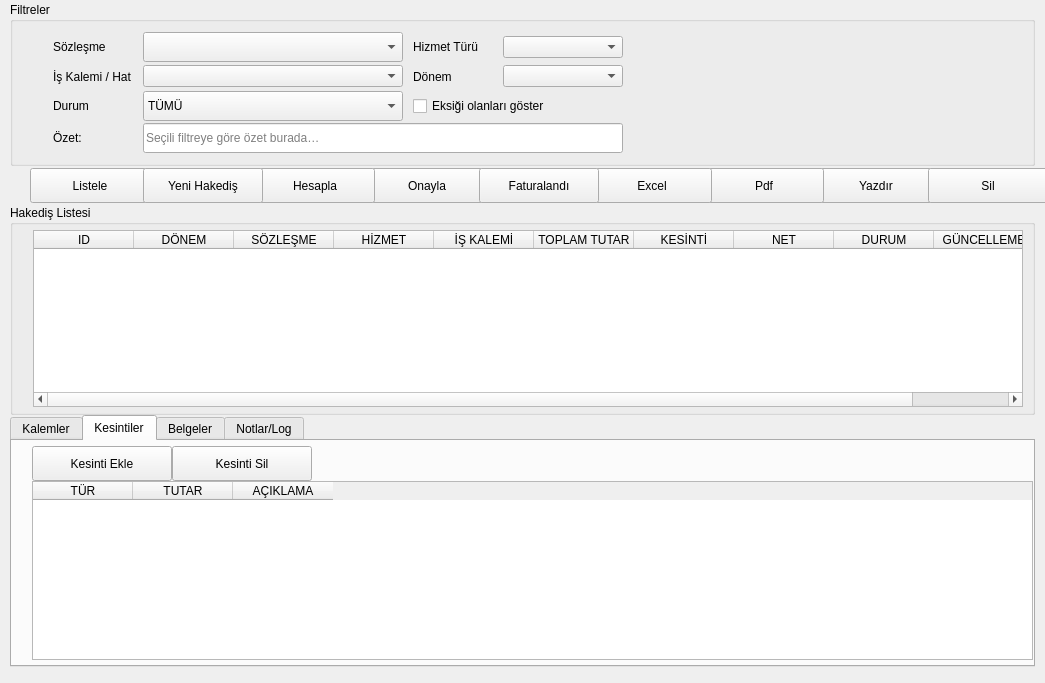
<?xml version="1.0" encoding="UTF-8"?>
<ui version="4.0">
 <class>main_form</class>
 <widget class="QWidget" name="main_form">
  <property name="geometry">
   <rect>
    <x>0</x>
    <y>0</y>
    <width>1045</width>
    <height>683</height>
   </rect>
  </property>
  <property name="minimumSize">
   <size>
    <width>260</width>
    <height>0</height>
   </size>
  </property>
  <property name="windowTitle">
   <string>Form</string>
  </property>
  <layout class="QGridLayout" name="gridLayout_13">
   <property name="leftMargin">
    <number>0</number>
   </property>
   <property name="topMargin">
    <number>2</number>
   </property>
   <property name="rightMargin">
    <number>0</number>
   </property>
   <property name="bottomMargin">
    <number>2</number>
   </property>
   <property name="spacing">
    <number>0</number>
   </property>
   <item row="1" column="0">
    <widget class="QFrame" name="middle_n_frame">
     <property name="frameShape">
      <enum>QFrame::Shape::NoFrame</enum>
     </property>
     <property name="frameShadow">
      <enum>QFrame::Shadow::Raised</enum>
     </property>
     <layout class="QGridLayout" name="gridLayout_2">
      <property name="leftMargin">
       <number>10</number>
      </property>
      <property name="topMargin">
       <number>0</number>
      </property>
      <property name="rightMargin">
       <number>10</number>
      </property>
      <property name="bottomMargin">
       <number>0</number>
      </property>
      <property name="spacing">
       <number>0</number>
      </property>
      <item row="0" column="0">
       <layout class="QGridLayout" name="gridLayout">
        <property name="leftMargin">
         <number>20</number>
        </property>
        <property name="topMargin">
         <number>2</number>
        </property>
        <property name="bottomMargin">
         <number>2</number>
        </property>
        <property name="horizontalSpacing">
         <number>5</number>
        </property>
        <property name="verticalSpacing">
         <number>0</number>
        </property>
        <item row="0" column="3">
         <widget class="QPushButton" name="btn_approve">
          <property name="sizePolicy">
           <sizepolicy hsizetype="Fixed" vsizetype="Fixed">
            <horstretch>0</horstretch>
            <verstretch>0</verstretch>
           </sizepolicy>
          </property>
          <property name="minimumSize">
           <size>
            <width>120</width>
            <height>35</height>
           </size>
          </property>
          <property name="maximumSize">
           <size>
            <width>120</width>
            <height>35</height>
           </size>
          </property>
          <property name="text">
           <string>Onayla</string>
          </property>
         </widget>
        </item>
        <item row="0" column="2">
         <widget class="QPushButton" name="btn_calc">
          <property name="sizePolicy">
           <sizepolicy hsizetype="Fixed" vsizetype="Fixed">
            <horstretch>0</horstretch>
            <verstretch>0</verstretch>
           </sizepolicy>
          </property>
          <property name="minimumSize">
           <size>
            <width>120</width>
            <height>35</height>
           </size>
          </property>
          <property name="maximumSize">
           <size>
            <width>120</width>
            <height>35</height>
           </size>
          </property>
          <property name="text">
           <string>Hesapla</string>
          </property>
         </widget>
        </item>
        <item row="0" column="7">
         <widget class="QPushButton" name="btn_print">
          <property name="sizePolicy">
           <sizepolicy hsizetype="Fixed" vsizetype="Fixed">
            <horstretch>0</horstretch>
            <verstretch>0</verstretch>
           </sizepolicy>
          </property>
          <property name="minimumSize">
           <size>
            <width>120</width>
            <height>35</height>
           </size>
          </property>
          <property name="maximumSize">
           <size>
            <width>120</width>
            <height>35</height>
           </size>
          </property>
          <property name="text">
           <string>Yazdır</string>
          </property>
         </widget>
        </item>
        <item row="0" column="8">
         <widget class="QPushButton" name="btn_delete">
          <property name="sizePolicy">
           <sizepolicy hsizetype="Fixed" vsizetype="Fixed">
            <horstretch>0</horstretch>
            <verstretch>0</verstretch>
           </sizepolicy>
          </property>
          <property name="minimumSize">
           <size>
            <width>120</width>
            <height>35</height>
           </size>
          </property>
          <property name="maximumSize">
           <size>
            <width>120</width>
            <height>35</height>
           </size>
          </property>
          <property name="text">
           <string>Sil</string>
          </property>
         </widget>
        </item>
        <item row="0" column="0">
         <widget class="QPushButton" name="btn_refresh">
          <property name="sizePolicy">
           <sizepolicy hsizetype="Fixed" vsizetype="Fixed">
            <horstretch>0</horstretch>
            <verstretch>0</verstretch>
           </sizepolicy>
          </property>
          <property name="minimumSize">
           <size>
            <width>120</width>
            <height>35</height>
           </size>
          </property>
          <property name="maximumSize">
           <size>
            <width>120</width>
            <height>35</height>
           </size>
          </property>
          <property name="text">
           <string>Listele</string>
          </property>
         </widget>
        </item>
        <item row="0" column="6">
         <widget class="QPushButton" name="btn_export_pdf">
          <property name="sizePolicy">
           <sizepolicy hsizetype="Fixed" vsizetype="Fixed">
            <horstretch>0</horstretch>
            <verstretch>0</verstretch>
           </sizepolicy>
          </property>
          <property name="minimumSize">
           <size>
            <width>120</width>
            <height>35</height>
           </size>
          </property>
          <property name="maximumSize">
           <size>
            <width>120</width>
            <height>35</height>
           </size>
          </property>
          <property name="text">
           <string>Pdf</string>
          </property>
         </widget>
        </item>
        <item row="0" column="1">
         <widget class="QPushButton" name="btn_new">
          <property name="sizePolicy">
           <sizepolicy hsizetype="Fixed" vsizetype="Fixed">
            <horstretch>0</horstretch>
            <verstretch>0</verstretch>
           </sizepolicy>
          </property>
          <property name="minimumSize">
           <size>
            <width>120</width>
            <height>35</height>
           </size>
          </property>
          <property name="maximumSize">
           <size>
            <width>120</width>
            <height>35</height>
           </size>
          </property>
          <property name="text">
           <string>Yeni Hakediş</string>
          </property>
         </widget>
        </item>
        <item row="0" column="5">
         <widget class="QPushButton" name="btn_export_excel">
          <property name="sizePolicy">
           <sizepolicy hsizetype="Fixed" vsizetype="Fixed">
            <horstretch>0</horstretch>
            <verstretch>0</verstretch>
           </sizepolicy>
          </property>
          <property name="minimumSize">
           <size>
            <width>120</width>
            <height>35</height>
           </size>
          </property>
          <property name="maximumSize">
           <size>
            <width>120</width>
            <height>35</height>
           </size>
          </property>
          <property name="text">
           <string>Excel</string>
          </property>
         </widget>
        </item>
        <item row="0" column="4">
         <widget class="QPushButton" name="btn_invoice">
          <property name="sizePolicy">
           <sizepolicy hsizetype="Fixed" vsizetype="Fixed">
            <horstretch>0</horstretch>
            <verstretch>0</verstretch>
           </sizepolicy>
          </property>
          <property name="minimumSize">
           <size>
            <width>120</width>
            <height>35</height>
           </size>
          </property>
          <property name="maximumSize">
           <size>
            <width>120</width>
            <height>35</height>
           </size>
          </property>
          <property name="text">
           <string>Faturalandı</string>
          </property>
         </widget>
        </item>
        <item row="0" column="9">
         <spacer name="horizontalSpacer_2">
          <property name="orientation">
           <enum>Qt::Orientation::Horizontal</enum>
          </property>
          <property name="sizeHint" stdset="0">
           <size>
            <width>40</width>
            <height>20</height>
           </size>
          </property>
         </spacer>
        </item>
       </layout>
      </item>
     </layout>
    </widget>
   </item>
   <item row="0" column="0">
    <widget class="QFrame" name="top_frame">
     <property name="frameShape">
      <enum>QFrame::Shape::NoFrame</enum>
     </property>
     <property name="frameShadow">
      <enum>QFrame::Shadow::Raised</enum>
     </property>
     <layout class="QGridLayout" name="gridLayout_5">
      <property name="leftMargin">
       <number>10</number>
      </property>
      <property name="topMargin">
       <number>0</number>
      </property>
      <property name="rightMargin">
       <number>10</number>
      </property>
      <property name="bottomMargin">
       <number>0</number>
      </property>
      <property name="spacing">
       <number>0</number>
      </property>
      <item row="0" column="0">
       <widget class="QGroupBox" name="grp_filters">
        <property name="title">
         <string>Filtreler</string>
        </property>
        <layout class="QGridLayout" name="gridLayout_4">
         <property name="leftMargin">
          <number>20</number>
         </property>
         <property name="topMargin">
          <number>10</number>
         </property>
         <property name="rightMargin">
          <number>0</number>
         </property>
         <property name="bottomMargin">
          <number>10</number>
         </property>
         <property name="spacing">
          <number>0</number>
         </property>
         <item row="0" column="0">
          <layout class="QGridLayout" name="gridLayout_3">
           <property name="leftMargin">
            <number>20</number>
           </property>
           <property name="horizontalSpacing">
            <number>10</number>
           </property>
           <property name="verticalSpacing">
            <number>2</number>
           </property>
           <item row="0" column="3">
            <widget class="QComboBox" name="cmb_service_type">
             <property name="sizePolicy">
              <sizepolicy hsizetype="Fixed" vsizetype="Fixed">
               <horstretch>0</horstretch>
               <verstretch>0</verstretch>
              </sizepolicy>
             </property>
             <property name="minimumSize">
              <size>
               <width>120</width>
               <height>0</height>
              </size>
             </property>
            </widget>
           </item>
           <item row="3" column="0" alignment="Qt::AlignmentFlag::AlignLeft">
            <widget class="QLabel" name="lbl_summary">
             <property name="minimumSize">
              <size>
               <width>80</width>
               <height>25</height>
              </size>
             </property>
             <property name="maximumSize">
              <size>
               <width>80</width>
               <height>25</height>
              </size>
             </property>
             <property name="text">
              <string>Özet:</string>
             </property>
            </widget>
           </item>
           <item row="1" column="1">
            <widget class="QComboBox" name="cmb_route">
             <property name="sizePolicy">
              <sizepolicy hsizetype="Expanding" vsizetype="Fixed">
               <horstretch>0</horstretch>
               <verstretch>0</verstretch>
              </sizepolicy>
             </property>
             <property name="minimumSize">
              <size>
               <width>260</width>
               <height>0</height>
              </size>
             </property>
             <property name="maximumSize">
              <size>
               <width>260</width>
               <height>16777215</height>
              </size>
             </property>
            </widget>
           </item>
           <item row="2" column="1">
            <widget class="QComboBox" name="cmb_status">
             <property name="sizePolicy">
              <sizepolicy hsizetype="Expanding" vsizetype="Fixed">
               <horstretch>0</horstretch>
               <verstretch>0</verstretch>
              </sizepolicy>
             </property>
             <property name="minimumSize">
              <size>
               <width>260</width>
               <height>30</height>
              </size>
             </property>
             <property name="maximumSize">
              <size>
               <width>260</width>
               <height>30</height>
              </size>
             </property>
             <item>
              <property name="text">
               <string>TÜMÜ</string>
              </property>
             </item>
             <item>
              <property name="text">
               <string>TASLAK</string>
              </property>
             </item>
             <item>
              <property name="text">
               <string>ONAY BEKLİYOR</string>
              </property>
             </item>
             <item>
              <property name="text">
               <string>ONAYLANDI</string>
              </property>
             </item>
             <item>
              <property name="text">
               <string>FATURALANDI</string>
              </property>
             </item>
            </widget>
           </item>
           <item row="0" column="0">
            <widget class="QLabel" name="lbl_contract">
             <property name="minimumSize">
              <size>
               <width>80</width>
               <height>25</height>
              </size>
             </property>
             <property name="maximumSize">
              <size>
               <width>80</width>
               <height>25</height>
              </size>
             </property>
             <property name="text">
              <string>Sözleşme</string>
             </property>
            </widget>
           </item>
           <item row="1" column="2">
            <widget class="QLabel" name="lbl_period">
             <property name="minimumSize">
              <size>
               <width>80</width>
               <height>25</height>
              </size>
             </property>
             <property name="maximumSize">
              <size>
               <width>80</width>
               <height>25</height>
              </size>
             </property>
             <property name="text">
              <string>Dönem</string>
             </property>
            </widget>
           </item>
           <item row="1" column="3">
            <widget class="QComboBox" name="cmb_period">
             <property name="sizePolicy">
              <sizepolicy hsizetype="Fixed" vsizetype="Fixed">
               <horstretch>0</horstretch>
               <verstretch>0</verstretch>
              </sizepolicy>
             </property>
             <property name="minimumSize">
              <size>
               <width>120</width>
               <height>0</height>
              </size>
             </property>
            </widget>
           </item>
           <item row="0" column="1">
            <widget class="QComboBox" name="cmb_contract">
             <property name="sizePolicy">
              <sizepolicy hsizetype="Expanding" vsizetype="Fixed">
               <horstretch>0</horstretch>
               <verstretch>0</verstretch>
              </sizepolicy>
             </property>
             <property name="minimumSize">
              <size>
               <width>260</width>
               <height>30</height>
              </size>
             </property>
             <property name="maximumSize">
              <size>
               <width>260</width>
               <height>30</height>
              </size>
             </property>
            </widget>
           </item>
           <item row="2" column="0">
            <widget class="QLabel" name="lbl_status">
             <property name="minimumSize">
              <size>
               <width>80</width>
               <height>25</height>
              </size>
             </property>
             <property name="maximumSize">
              <size>
               <width>80</width>
               <height>25</height>
              </size>
             </property>
             <property name="text">
              <string>Durum</string>
             </property>
            </widget>
           </item>
           <item row="2" column="2" colspan="2">
            <widget class="QCheckBox" name="chk_only_missing_docs">
             <property name="minimumSize">
              <size>
               <width>0</width>
               <height>30</height>
              </size>
             </property>
             <property name="maximumSize">
              <size>
               <width>16777215</width>
               <height>30</height>
              </size>
             </property>
             <property name="text">
              <string>Eksiği olanları göster</string>
             </property>
            </widget>
           </item>
           <item row="1" column="0">
            <widget class="QLabel" name="lbl_route">
             <property name="minimumSize">
              <size>
               <width>80</width>
               <height>25</height>
              </size>
             </property>
             <property name="maximumSize">
              <size>
               <width>80</width>
               <height>25</height>
              </size>
             </property>
             <property name="text">
              <string>İş Kalemi / Hat</string>
             </property>
            </widget>
           </item>
           <item row="3" column="1" colspan="3">
            <widget class="QLineEdit" name="txt_summary">
             <property name="sizePolicy">
              <sizepolicy hsizetype="Preferred" vsizetype="Fixed">
               <horstretch>0</horstretch>
               <verstretch>0</verstretch>
              </sizepolicy>
             </property>
             <property name="minimumSize">
              <size>
               <width>0</width>
               <height>30</height>
              </size>
             </property>
             <property name="maximumSize">
              <size>
               <width>16777215</width>
               <height>30</height>
              </size>
             </property>
             <property name="readOnly">
              <bool>true</bool>
             </property>
             <property name="placeholderText">
              <string>Seçili filtreye göre özet burada…</string>
             </property>
            </widget>
           </item>
           <item row="0" column="2">
            <widget class="QLabel" name="lbl_service_type">
             <property name="minimumSize">
              <size>
               <width>80</width>
               <height>25</height>
              </size>
             </property>
             <property name="maximumSize">
              <size>
               <width>80</width>
               <height>25</height>
              </size>
             </property>
             <property name="text">
              <string>Hizmet Türü</string>
             </property>
            </widget>
           </item>
           <item row="1" column="4">
            <spacer name="horizontalSpacer">
             <property name="orientation">
              <enum>Qt::Orientation::Horizontal</enum>
             </property>
             <property name="sizeHint" stdset="0">
              <size>
               <width>40</width>
               <height>20</height>
              </size>
             </property>
            </spacer>
           </item>
          </layout>
         </item>
        </layout>
       </widget>
      </item>
     </layout>
    </widget>
   </item>
   <item row="3" column="0">
    <widget class="QFrame" name="bottom_frame">
     <property name="frameShape">
      <enum>QFrame::Shape::NoFrame</enum>
     </property>
     <property name="frameShadow">
      <enum>QFrame::Shadow::Raised</enum>
     </property>
     <layout class="QGridLayout" name="gridLayout_12">
      <property name="leftMargin">
       <number>10</number>
      </property>
      <property name="topMargin">
       <number>0</number>
      </property>
      <property name="rightMargin">
       <number>10</number>
      </property>
      <property name="bottomMargin">
       <number>0</number>
      </property>
      <property name="spacing">
       <number>0</number>
      </property>
      <item row="0" column="0">
       <widget class="QTabWidget" name="tab_details">
        <property name="currentIndex">
         <number>1</number>
        </property>
        <widget class="QWidget" name="tab_items">
         <attribute name="title">
          <string>Kalemler</string>
         </attribute>
         <layout class="QGridLayout" name="gridLayout_8">
          <property name="leftMargin">
           <number>20</number>
          </property>
          <property name="topMargin">
           <number>5</number>
          </property>
          <property name="rightMargin">
           <number>0</number>
          </property>
          <property name="spacing">
           <number>0</number>
          </property>
          <item row="0" column="0">
           <layout class="QVBoxLayout" name="lyt_items">
            <item>
             <widget class="QTableWidget" name="tbl_items">
              <column>
               <property name="text">
                <string>TARİH</string>
               </property>
              </column>
              <column>
               <property name="text">
                <string>GÜZERGAH/İŞ</string>
               </property>
              </column>
              <column>
               <property name="text">
                <string>ARAÇ</string>
               </property>
              </column>
              <column>
               <property name="text">
                <string>SÜRÜCÜ</string>
               </property>
              </column>
              <column>
               <property name="text">
                <string>SEFER/VARDİYA</string>
               </property>
              </column>
              <column>
               <property name="text">
                <string>MİKTAR</string>
               </property>
              </column>
              <column>
               <property name="text">
                <string>BİRİM FİYAT</string>
               </property>
              </column>
              <column>
               <property name="text">
                <string>TUTAR</string>
               </property>
              </column>
              <column>
               <property name="text">
                <string>AÇIKLAMA</string>
               </property>
              </column>
             </widget>
            </item>
           </layout>
          </item>
         </layout>
        </widget>
        <widget class="QWidget" name="tab_deductions">
         <attribute name="title">
          <string>Kesintiler</string>
         </attribute>
         <layout class="QGridLayout" name="gridLayout_9">
          <property name="leftMargin">
           <number>20</number>
          </property>
          <property name="topMargin">
           <number>5</number>
          </property>
          <property name="rightMargin">
           <number>0</number>
          </property>
          <property name="bottomMargin">
           <number>5</number>
          </property>
          <property name="spacing">
           <number>0</number>
          </property>
          <item row="0" column="0">
           <layout class="QHBoxLayout" name="horizontalLayout">
            <item>
             <widget class="QPushButton" name="btn_add_deduction">
              <property name="sizePolicy">
               <sizepolicy hsizetype="Fixed" vsizetype="Fixed">
                <horstretch>0</horstretch>
                <verstretch>0</verstretch>
               </sizepolicy>
              </property>
              <property name="minimumSize">
               <size>
                <width>140</width>
                <height>35</height>
               </size>
              </property>
              <property name="maximumSize">
               <size>
                <width>16777215</width>
                <height>35</height>
               </size>
              </property>
              <property name="text">
               <string>Kesinti Ekle</string>
              </property>
             </widget>
            </item>
            <item>
             <widget class="QPushButton" name="btn_remove_deduction">
              <property name="sizePolicy">
               <sizepolicy hsizetype="Fixed" vsizetype="Fixed">
                <horstretch>0</horstretch>
                <verstretch>0</verstretch>
               </sizepolicy>
              </property>
              <property name="minimumSize">
               <size>
                <width>140</width>
                <height>35</height>
               </size>
              </property>
              <property name="maximumSize">
               <size>
                <width>16777215</width>
                <height>35</height>
               </size>
              </property>
              <property name="text">
               <string>Kesinti Sil</string>
              </property>
             </widget>
            </item>
            <item>
             <spacer name="horizontalSpacer_4">
              <property name="orientation">
               <enum>Qt::Orientation::Horizontal</enum>
              </property>
              <property name="sizeHint" stdset="0">
               <size>
                <width>40</width>
                <height>20</height>
               </size>
              </property>
             </spacer>
            </item>
           </layout>
          </item>
          <item row="1" column="0">
           <widget class="QTableWidget" name="tbl_deductions">
            <property name="sizePolicy">
             <sizepolicy hsizetype="Expanding" vsizetype="Expanding">
              <horstretch>0</horstretch>
              <verstretch>0</verstretch>
             </sizepolicy>
            </property>
            <column>
             <property name="text">
              <string>TÜR</string>
             </property>
            </column>
            <column>
             <property name="text">
              <string>TUTAR</string>
             </property>
            </column>
            <column>
             <property name="text">
              <string>AÇIKLAMA</string>
             </property>
            </column>
           </widget>
          </item>
         </layout>
        </widget>
        <widget class="QWidget" name="tab_docs">
         <attribute name="title">
          <string>Belgeler</string>
         </attribute>
         <layout class="QGridLayout" name="gridLayout_15">
          <property name="leftMargin">
           <number>20</number>
          </property>
          <property name="topMargin">
           <number>5</number>
          </property>
          <property name="rightMargin">
           <number>0</number>
          </property>
          <property name="bottomMargin">
           <number>5</number>
          </property>
          <property name="spacing">
           <number>0</number>
          </property>
          <item row="0" column="0">
           <layout class="QGridLayout" name="gridLayout_10">
            <item row="0" column="1">
             <widget class="QPushButton" name="btn_open_doc">
              <property name="minimumSize">
               <size>
                <width>140</width>
                <height>35</height>
               </size>
              </property>
              <property name="maximumSize">
               <size>
                <width>16777215</width>
                <height>35</height>
               </size>
              </property>
              <property name="text">
               <string>Aç</string>
              </property>
             </widget>
            </item>
            <item row="0" column="0">
             <widget class="QPushButton" name="btn_add_doc">
              <property name="minimumSize">
               <size>
                <width>140</width>
                <height>35</height>
               </size>
              </property>
              <property name="maximumSize">
               <size>
                <width>16777215</width>
                <height>35</height>
               </size>
              </property>
              <property name="text">
               <string>Belge Ekle</string>
              </property>
             </widget>
            </item>
            <item row="0" column="2">
             <widget class="QPushButton" name="btn_remove_doc">
              <property name="minimumSize">
               <size>
                <width>140</width>
                <height>35</height>
               </size>
              </property>
              <property name="maximumSize">
               <size>
                <width>16777215</width>
                <height>35</height>
               </size>
              </property>
              <property name="text">
               <string>Kaldır</string>
              </property>
             </widget>
            </item>
            <item row="0" column="3">
             <spacer name="horizontalSpacer_3">
              <property name="orientation">
               <enum>Qt::Orientation::Horizontal</enum>
              </property>
              <property name="sizeHint" stdset="0">
               <size>
                <width>40</width>
                <height>20</height>
               </size>
              </property>
             </spacer>
            </item>
            <item row="1" column="0" colspan="4">
             <widget class="QTableWidget" name="tbl_docs">
              <column>
               <property name="text">
                <string>BELGE TÜRÜ</string>
               </property>
              </column>
              <column>
               <property name="text">
                <string>DOSYA ADI</string>
               </property>
              </column>
              <column>
               <property name="text">
                <string>YÜKLENDİ</string>
               </property>
              </column>
              <column>
               <property name="text">
                <string>NOT</string>
               </property>
              </column>
             </widget>
            </item>
           </layout>
          </item>
         </layout>
        </widget>
        <widget class="QWidget" name="tab_notes">
         <attribute name="title">
          <string>Notlar/Log</string>
         </attribute>
         <layout class="QGridLayout" name="gridLayout_14">
          <property name="leftMargin">
           <number>20</number>
          </property>
          <property name="topMargin">
           <number>5</number>
          </property>
          <property name="rightMargin">
           <number>0</number>
          </property>
          <property name="bottomMargin">
           <number>5</number>
          </property>
          <property name="spacing">
           <number>0</number>
          </property>
          <item row="0" column="0">
           <layout class="QGridLayout" name="gridLayout_11">
            <item row="0" column="0">
             <widget class="QPlainTextEdit" name="txt_notes">
              <property name="placeholderText">
               <string>Hakediş notları...</string>
              </property>
             </widget>
            </item>
            <item row="1" column="0">
             <widget class="QPushButton" name="btn_save_notes">
              <property name="minimumSize">
               <size>
                <width>0</width>
                <height>35</height>
               </size>
              </property>
              <property name="maximumSize">
               <size>
                <width>250</width>
                <height>35</height>
               </size>
              </property>
              <property name="text">
               <string>Notları Kaydet</string>
              </property>
             </widget>
            </item>
           </layout>
          </item>
         </layout>
        </widget>
       </widget>
      </item>
     </layout>
    </widget>
   </item>
   <item row="2" column="0">
    <widget class="QFrame" name="middle_s_frame">
     <property name="frameShape">
      <enum>QFrame::Shape::NoFrame</enum>
     </property>
     <property name="frameShadow">
      <enum>QFrame::Shadow::Raised</enum>
     </property>
     <layout class="QGridLayout" name="gridLayout_7">
      <property name="leftMargin">
       <number>10</number>
      </property>
      <property name="topMargin">
       <number>0</number>
      </property>
      <property name="rightMargin">
       <number>10</number>
      </property>
      <property name="bottomMargin">
       <number>0</number>
      </property>
      <property name="spacing">
       <number>0</number>
      </property>
      <item row="0" column="0">
       <widget class="QGroupBox" name="grp_list">
        <property name="title">
         <string>Hakediş Listesi</string>
        </property>
        <layout class="QGridLayout" name="gridLayout_6">
         <property name="leftMargin">
          <number>20</number>
         </property>
         <property name="topMargin">
          <number>5</number>
         </property>
         <property name="bottomMargin">
          <number>5</number>
         </property>
         <item row="0" column="0">
          <widget class="QTableWidget" name="tbl_hakedis">
           <property name="alternatingRowColors">
            <bool>true</bool>
           </property>
           <property name="selectionMode">
            <enum>QAbstractItemView::SelectionMode::SingleSelection</enum>
           </property>
           <property name="selectionBehavior">
            <enum>QAbstractItemView::SelectionBehavior::SelectRows</enum>
           </property>
           <property name="columnCount">
            <number>10</number>
           </property>
           <column>
            <property name="text">
             <string>ID</string>
            </property>
           </column>
           <column>
            <property name="text">
             <string>DÖNEM</string>
            </property>
           </column>
           <column>
            <property name="text">
             <string>SÖZLEŞME</string>
            </property>
           </column>
           <column>
            <property name="text">
             <string>HİZMET</string>
            </property>
           </column>
           <column>
            <property name="text">
             <string>İŞ KALEMİ</string>
            </property>
           </column>
           <column>
            <property name="text">
             <string>TOPLAM TUTAR</string>
            </property>
           </column>
           <column>
            <property name="text">
             <string>KESİNTİ</string>
            </property>
           </column>
           <column>
            <property name="text">
             <string>NET</string>
            </property>
           </column>
           <column>
            <property name="text">
             <string>DURUM</string>
            </property>
           </column>
           <column>
            <property name="text">
             <string>GÜNCELLEME</string>
            </property>
           </column>
          </widget>
         </item>
        </layout>
       </widget>
      </item>
     </layout>
    </widget>
   </item>
   <item row="4" column="0">
    <widget class="QLabel" name="lbl_statusbar">
     <property name="text">
      <string/>
     </property>
    </widget>
   </item>
  </layout>
 </widget>
 <resources/>
 <connections/>
</ui>
